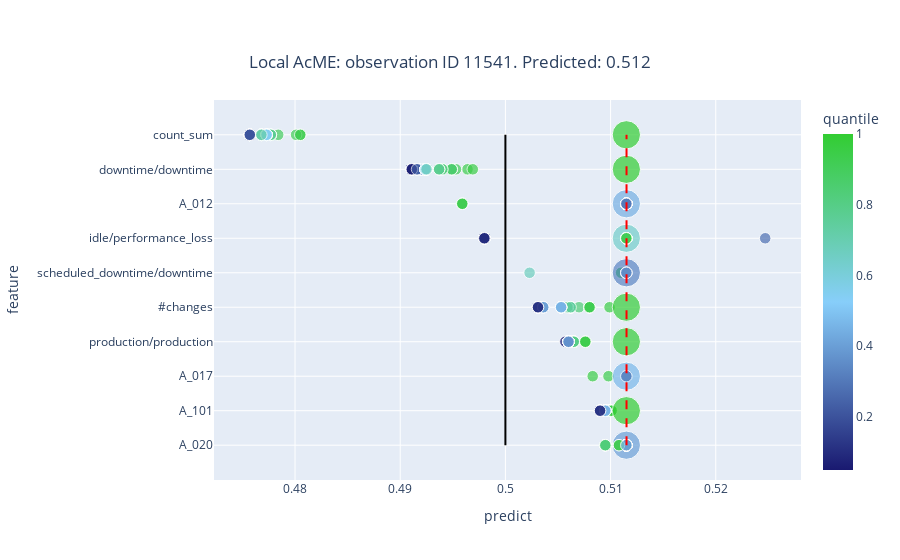

Notebook code cell kept with this figure:
### Markdown cell above
Local what-if analysis tool

### Code cell
k = random.choice(list(acme_local_explanations.keys()))
acme_loc_summary_plot = acme_local_explanations[k].summary_plot(local=True, n_features = 10)
# acme_loc_summary_plot.update_layout(width = 100 * 15, height = 100 * 6, font = dict(size=18))
acme_loc_summary_plot.show()

### Figure 1 — Plotly figure (JSON) as saved in the notebook; plotly's stock layout.template omitted (floating-point values rounded to 4 significant figures; data arrays with more than 128 entries replaced by an {"elided": "..."} marker saying what was removed)
{"data": [{"customdata": {"elided": "510x1 float values"}, "hovertemplate": "Feature: <b>%{y}</b><br><br>Predict: %{x}<br>Original value: %{customdata[0]}<br>Quantile: %{marker.color}", "legendgroup": "", "marker": {"color": {"elided": "510 float values"}, "coloraxis": "coloraxis", "size": {"elided": "510 float values"}, "sizemode": "area", "sizeref": 0.00075, "symbol": "circle"}, "mode": "markers", "name": "", "orientation": "h", "showlegend": false, "type": "scatter", "x": {"elided": "510 float values"}, "xaxis": "x", "y": {"elided": "510 str values"}, "yaxis": "y"}], "layout": {"coloraxis": {"colorbar": {"title": {"text": "quantile"}}, "colorscale": [[0, "midnightblue"], [0.5, "lightskyblue"], [1, "limegreen"]]}, "legend": {"itemsizing": "constant", "tracegroupgap": 0}, "shapes": [{"line": {"color": "red", "dash": "dash", "width": 2}, "type": "line", "x0": 0.5115, "x1": 0.5115, "y0": "A_020", "y1": "count_sum"}, {"line": {"color": "black", "dash": "solid", "width": 2}, "type": "line", "x0": 0.5, "x1": 0.5, "y0": "A_020", "y1": "count_sum"}], "title": {"text": "Local AcME: observation ID 11541. Predicted: 0.512", "x": 0.5, "xanchor": "center", "y": 0.9, "yanchor": "top"}, "xaxis": {"anchor": "y", "domain": [0, 1], "title": {"text": "predict"}}, "yaxis": {"anchor": "x", "domain": [0, 1], "title": {"text": "feature"}}}}
